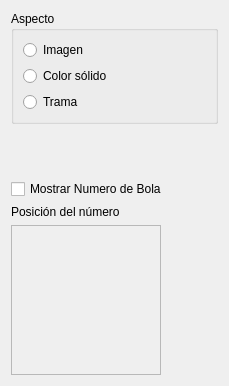
<?xml version="1.0" encoding="UTF-8"?>
<ui version="4.0">
 <class>WidgetPRE</class>
 <widget class="QWidget" name="WidgetPRE">
  <property name="geometry">
   <rect>
    <x>0</x>
    <y>0</y>
    <width>229</width>
    <height>386</height>
   </rect>
  </property>
  <property name="windowTitle">
   <string>Form</string>
  </property>
  <layout class="QVBoxLayout" name="verticalLayout_2">
   <item>
    <widget class="QGroupBox" name="groupBox">
     <property name="title">
      <string>Aspecto</string>
     </property>
     <layout class="QHBoxLayout" name="horizontalLayout">
      <item>
       <layout class="QVBoxLayout" name="verticalLayout">
        <item>
         <widget class="QRadioButton" name="rBImagen">
          <property name="text">
           <string>Imagen</string>
          </property>
         </widget>
        </item>
        <item>
         <widget class="QRadioButton" name="rBColor">
          <property name="text">
           <string>Color sólido</string>
          </property>
         </widget>
        </item>
        <item>
         <widget class="QRadioButton" name="radioButton">
          <property name="text">
           <string>Trama</string>
          </property>
         </widget>
        </item>
       </layout>
      </item>
     </layout>
    </widget>
   </item>
   <item>
    <spacer name="verticalSpacer">
     <property name="orientation">
      <enum>Qt::Vertical</enum>
     </property>
     <property name="sizeHint" stdset="0">
      <size>
       <width>20</width>
       <height>40</height>
      </size>
     </property>
    </spacer>
   </item>
   <item>
    <widget class="QCheckBox" name="chBoxMostrarNum">
     <property name="text">
      <string>Mostrar Numero de Bola</string>
     </property>
    </widget>
   </item>
   <item>
    <widget class="QLabel" name="label">
     <property name="text">
      <string>Posición del número</string>
     </property>
    </widget>
   </item>
   <item>
    <layout class="QHBoxLayout" name="horizontalLayout_2">
     <item>
      <widget class="QFrame" name="frame">
       <property name="sizePolicy">
        <sizepolicy hsizetype="Fixed" vsizetype="Fixed">
         <horstretch>50</horstretch>
         <verstretch>50</verstretch>
        </sizepolicy>
       </property>
       <property name="minimumSize">
        <size>
         <width>150</width>
         <height>150</height>
        </size>
       </property>
       <property name="frameShape">
        <enum>QFrame::StyledPanel</enum>
       </property>
       <property name="frameShadow">
        <enum>QFrame::Raised</enum>
       </property>
      </widget>
     </item>
     <item>
      <spacer name="horizontalSpacer">
       <property name="orientation">
        <enum>Qt::Horizontal</enum>
       </property>
       <property name="sizeHint" stdset="0">
        <size>
         <width>40</width>
         <height>20</height>
        </size>
       </property>
      </spacer>
     </item>
    </layout>
   </item>
  </layout>
 </widget>
 <resources/>
 <connections/>
</ui>
